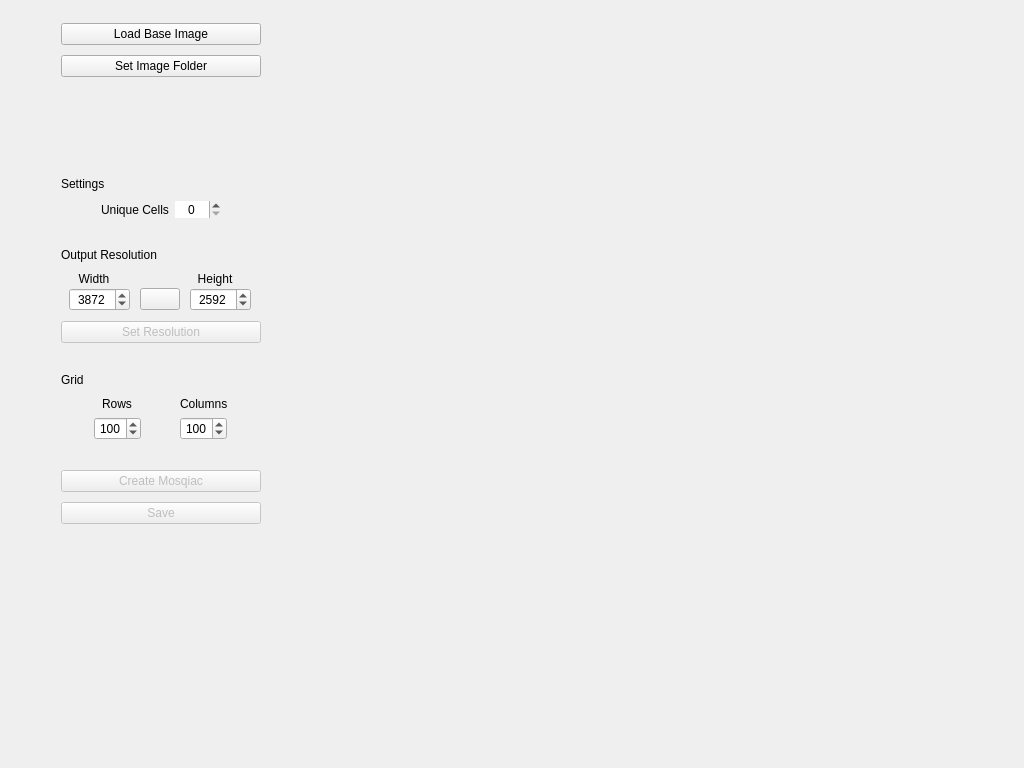
<?xml version="1.0" encoding="UTF-8"?>
<ui version="4.0">
 <class>MainWindow</class>
 <widget class="QMainWindow" name="MainWindow">
  <property name="geometry">
   <rect>
    <x>0</x>
    <y>0</y>
    <width>1024</width>
    <height>768</height>
   </rect>
  </property>
  <property name="windowTitle">
   <string>Image Mosaic Wall</string>
  </property>
  <widget class="QWidget" name="centralWidget">
   <layout class="QHBoxLayout" name="horizontalLayout_2">
    <item>
     <layout class="QHBoxLayout" name="horizontalLayout" stretch="0,0">
      <property name="spacing">
       <number>0</number>
      </property>
      <property name="sizeConstraint">
       <enum>QLayout::SetDefaultConstraint</enum>
      </property>
      <item>
       <widget class="QFrame" name="frame">
        <property name="sizePolicy">
         <sizepolicy hsizetype="Preferred" vsizetype="Preferred">
          <horstretch>0</horstretch>
          <verstretch>0</verstretch>
         </sizepolicy>
        </property>
        <property name="minimumSize">
         <size>
          <width>300</width>
          <height>0</height>
         </size>
        </property>
        <property name="maximumSize">
         <size>
          <width>300</width>
          <height>16777215</height>
         </size>
        </property>
        <property name="baseSize">
         <size>
          <width>0</width>
          <height>0</height>
         </size>
        </property>
        <property name="frameShape">
         <enum>QFrame::NoFrame</enum>
        </property>
        <property name="frameShadow">
         <enum>QFrame::Plain</enum>
        </property>
        <layout class="QGridLayout" name="gridLayout">
         <property name="leftMargin">
          <number>0</number>
         </property>
         <property name="topMargin">
          <number>0</number>
         </property>
         <property name="rightMargin">
          <number>0</number>
         </property>
         <property name="bottomMargin">
          <number>0</number>
         </property>
         <property name="spacing">
          <number>0</number>
         </property>
         <item row="0" column="0">
          <layout class="QVBoxLayout" name="verticalLayout" stretch="0,0,0,0,0,0,0,0,0,0,0,0,0,0,0,0,0">
           <property name="spacing">
            <number>10</number>
           </property>
           <property name="leftMargin">
            <number>12</number>
           </property>
           <property name="topMargin">
            <number>12</number>
           </property>
           <property name="rightMargin">
            <number>12</number>
           </property>
           <item alignment="Qt::AlignHCenter">
            <widget class="QPushButton" name="btnLoad">
             <property name="minimumSize">
              <size>
               <width>200</width>
               <height>0</height>
              </size>
             </property>
             <property name="maximumSize">
              <size>
               <width>200</width>
               <height>16777215</height>
              </size>
             </property>
             <property name="text">
              <string>Load Base Image</string>
             </property>
             <property name="icon">
              <iconset resource="assets.qrc">
               <normaloff>:/icons/assets/base_image.png</normaloff>:/icons/assets/base_image.png</iconset>
             </property>
             <property name="iconSize">
              <size>
               <width>32</width>
               <height>32</height>
              </size>
             </property>
             <property name="flat">
              <bool>false</bool>
             </property>
            </widget>
           </item>
           <item alignment="Qt::AlignHCenter">
            <widget class="QPushButton" name="btnSetImageFolder">
             <property name="minimumSize">
              <size>
               <width>200</width>
               <height>0</height>
              </size>
             </property>
             <property name="maximumSize">
              <size>
               <width>200</width>
               <height>16777215</height>
              </size>
             </property>
             <property name="text">
              <string>Set Image Folder</string>
             </property>
             <property name="icon">
              <iconset resource="assets.qrc">
               <normaloff>:/icons/assets/images_folder.png</normaloff>:/icons/assets/images_folder.png</iconset>
             </property>
             <property name="iconSize">
              <size>
               <width>32</width>
               <height>32</height>
              </size>
             </property>
             <property name="checkable">
              <bool>false</bool>
             </property>
             <property name="flat">
              <bool>false</bool>
             </property>
            </widget>
           </item>
           <item>
            <widget class="QLabel" name="lblStatus">
             <property name="sizePolicy">
              <sizepolicy hsizetype="Preferred" vsizetype="Preferred">
               <horstretch>0</horstretch>
               <verstretch>0</verstretch>
              </sizepolicy>
             </property>
             <property name="minimumSize">
              <size>
               <width>0</width>
               <height>80</height>
              </size>
             </property>
             <property name="text">
              <string/>
             </property>
             <property name="alignment">
              <set>Qt::AlignLeading|Qt::AlignLeft|Qt::AlignVCenter</set>
             </property>
             <property name="wordWrap">
              <bool>true</bool>
             </property>
            </widget>
           </item>
           <item>
            <widget class="QLabel" name="lblSettings">
             <property name="sizePolicy">
              <sizepolicy hsizetype="Minimum" vsizetype="Fixed">
               <horstretch>0</horstretch>
               <verstretch>0</verstretch>
              </sizepolicy>
             </property>
             <property name="text">
              <string>Settings</string>
             </property>
             <property name="alignment">
              <set>Qt::AlignLeading|Qt::AlignLeft|Qt::AlignTop</set>
             </property>
            </widget>
           </item>
           <item>
            <layout class="QHBoxLayout" name="horizontalLayout_7">
             <property name="leftMargin">
              <number>40</number>
             </property>
             <property name="rightMargin">
              <number>40</number>
             </property>
             <item alignment="Qt::AlignLeft">
              <widget class="QLabel" name="label_9">
               <property name="text">
                <string>Unique Cells</string>
               </property>
              </widget>
             </item>
             <item>
              <widget class="QSpinBox" name="sbHistory">
               <property name="frame">
                <bool>false</bool>
               </property>
               <property name="alignment">
                <set>Qt::AlignCenter</set>
               </property>
               <property name="buttonSymbols">
                <enum>QAbstractSpinBox::UpDownArrows</enum>
               </property>
               <property name="maximum">
                <number>20</number>
               </property>
              </widget>
             </item>
            </layout>
           </item>
           <item>
            <spacer name="verticalSpacer_2">
             <property name="orientation">
              <enum>Qt::Vertical</enum>
             </property>
             <property name="sizeType">
              <enum>QSizePolicy::Fixed</enum>
             </property>
             <property name="sizeHint" stdset="0">
              <size>
               <width>20</width>
               <height>20</height>
              </size>
             </property>
            </spacer>
           </item>
           <item>
            <widget class="QLabel" name="lblOutputResolution">
             <property name="toolTip">
              <string>Resolution of the output image</string>
             </property>
             <property name="text">
              <string>Output Resolution</string>
             </property>
             <property name="alignment">
              <set>Qt::AlignLeading|Qt::AlignLeft|Qt::AlignVCenter</set>
             </property>
             <property name="margin">
              <number>0</number>
             </property>
            </widget>
           </item>
           <item>
            <layout class="QGridLayout" name="gridLayout_2" columnstretch="1,1,1" columnminimumwidth="0,0,0">
             <property name="spacing">
              <number>2</number>
             </property>
             <item row="0" column="0">
              <widget class="QLabel" name="label_7">
               <property name="sizePolicy">
                <sizepolicy hsizetype="Fixed" vsizetype="Preferred">
                 <horstretch>0</horstretch>
                 <verstretch>0</verstretch>
                </sizepolicy>
               </property>
               <property name="minimumSize">
                <size>
                 <width>50</width>
                 <height>0</height>
                </size>
               </property>
               <property name="text">
                <string>Width</string>
               </property>
               <property name="alignment">
                <set>Qt::AlignCenter</set>
               </property>
              </widget>
             </item>
             <item row="1" column="0">
              <widget class="QSpinBox" name="sbWidth">
               <property name="wrapping">
                <bool>false</bool>
               </property>
               <property name="alignment">
                <set>Qt::AlignCenter</set>
               </property>
               <property name="minimum">
                <number>1</number>
               </property>
               <property name="maximum">
                <number>16512</number>
               </property>
               <property name="value">
                <number>3872</number>
               </property>
              </widget>
             </item>
             <item row="0" column="2">
              <widget class="QLabel" name="label_8">
               <property name="sizePolicy">
                <sizepolicy hsizetype="Fixed" vsizetype="Preferred">
                 <horstretch>0</horstretch>
                 <verstretch>0</verstretch>
                </sizepolicy>
               </property>
               <property name="minimumSize">
                <size>
                 <width>50</width>
                 <height>0</height>
                </size>
               </property>
               <property name="baseSize">
                <size>
                 <width>100</width>
                 <height>0</height>
                </size>
               </property>
               <property name="text">
                <string>Height</string>
               </property>
               <property name="alignment">
                <set>Qt::AlignCenter</set>
               </property>
              </widget>
             </item>
             <item row="1" column="2">
              <widget class="QSpinBox" name="sbHeight">
               <property name="alignment">
                <set>Qt::AlignCenter</set>
               </property>
               <property name="maximum">
                <number>16512</number>
               </property>
               <property name="value">
                <number>2592</number>
               </property>
              </widget>
             </item>
             <item row="1" column="1">
              <widget class="QPushButton" name="btnLockRatio">
               <property name="sizePolicy">
                <sizepolicy hsizetype="Fixed" vsizetype="Fixed">
                 <horstretch>0</horstretch>
                 <verstretch>0</verstretch>
                </sizepolicy>
               </property>
               <property name="text">
                <string/>
               </property>
               <property name="icon">
                <iconset resource="assets.qrc">
                 <normaloff>:/icons/assets/opened.png</normaloff>:/icons/assets/opened.png</iconset>
               </property>
               <property name="iconSize">
                <size>
                 <width>24</width>
                 <height>16</height>
                </size>
               </property>
               <property name="checkable">
                <bool>true</bool>
               </property>
               <property name="checked">
                <bool>false</bool>
               </property>
               <property name="default">
                <bool>false</bool>
               </property>
               <property name="flat">
                <bool>false</bool>
               </property>
              </widget>
             </item>
            </layout>
           </item>
           <item>
            <layout class="QHBoxLayout" name="horizontalLayout_5"/>
           </item>
           <item alignment="Qt::AlignHCenter">
            <widget class="QPushButton" name="btnSetResolution">
             <property name="enabled">
              <bool>false</bool>
             </property>
             <property name="minimumSize">
              <size>
               <width>200</width>
               <height>0</height>
              </size>
             </property>
             <property name="maximumSize">
              <size>
               <width>200</width>
               <height>16777215</height>
              </size>
             </property>
             <property name="text">
              <string>Set Resolution</string>
             </property>
             <property name="icon">
              <iconset resource="assets.qrc">
               <normaloff>:/icons/assets/resolution.png</normaloff>:/icons/assets/resolution.png</iconset>
             </property>
             <property name="iconSize">
              <size>
               <width>32</width>
               <height>32</height>
              </size>
             </property>
             <property name="flat">
              <bool>false</bool>
             </property>
            </widget>
           </item>
           <item>
            <spacer name="verticalSpacer_3">
             <property name="orientation">
              <enum>Qt::Vertical</enum>
             </property>
             <property name="sizeType">
              <enum>QSizePolicy::Fixed</enum>
             </property>
             <property name="sizeHint" stdset="0">
              <size>
               <width>20</width>
               <height>20</height>
              </size>
             </property>
            </spacer>
           </item>
           <item>
            <widget class="QLabel" name="lblGrid">
             <property name="toolTip">
              <string>Defines how ofte the image is devided in rows and columns</string>
             </property>
             <property name="text">
              <string>Grid </string>
             </property>
             <property name="alignment">
              <set>Qt::AlignLeading|Qt::AlignLeft|Qt::AlignVCenter</set>
             </property>
            </widget>
           </item>
           <item>
            <layout class="QGridLayout" name="gridLayout_4">
             <item row="0" column="0" alignment="Qt::AlignHCenter">
              <widget class="QLabel" name="label_3">
               <property name="text">
                <string>Rows</string>
               </property>
              </widget>
             </item>
             <item row="1" column="0">
              <widget class="QSpinBox" name="sbRows">
               <property name="sizePolicy">
                <sizepolicy hsizetype="Fixed" vsizetype="Fixed">
                 <horstretch>0</horstretch>
                 <verstretch>0</verstretch>
                </sizepolicy>
               </property>
               <property name="minimumSize">
                <size>
                 <width>0</width>
                 <height>0</height>
                </size>
               </property>
               <property name="alignment">
                <set>Qt::AlignCenter</set>
               </property>
               <property name="minimum">
                <number>10</number>
               </property>
               <property name="maximum">
                <number>500</number>
               </property>
               <property name="value">
                <number>100</number>
               </property>
              </widget>
             </item>
             <item row="1" column="1">
              <widget class="QSpinBox" name="sbCols">
               <property name="sizePolicy">
                <sizepolicy hsizetype="Fixed" vsizetype="Fixed">
                 <horstretch>0</horstretch>
                 <verstretch>0</verstretch>
                </sizepolicy>
               </property>
               <property name="alignment">
                <set>Qt::AlignCenter</set>
               </property>
               <property name="buttonSymbols">
                <enum>QAbstractSpinBox::UpDownArrows</enum>
               </property>
               <property name="minimum">
                <number>10</number>
               </property>
               <property name="maximum">
                <number>500</number>
               </property>
               <property name="value">
                <number>100</number>
               </property>
              </widget>
             </item>
             <item row="0" column="1" alignment="Qt::AlignHCenter">
              <widget class="QLabel" name="label_4">
               <property name="text">
                <string>Columns</string>
               </property>
              </widget>
             </item>
            </layout>
           </item>
           <item>
            <spacer name="verticalSpacer_4">
             <property name="orientation">
              <enum>Qt::Vertical</enum>
             </property>
             <property name="sizeType">
              <enum>QSizePolicy::Fixed</enum>
             </property>
             <property name="sizeHint" stdset="0">
              <size>
               <width>20</width>
               <height>20</height>
              </size>
             </property>
            </spacer>
           </item>
           <item alignment="Qt::AlignHCenter">
            <widget class="QPushButton" name="btnGenerate">
             <property name="enabled">
              <bool>false</bool>
             </property>
             <property name="minimumSize">
              <size>
               <width>200</width>
               <height>0</height>
              </size>
             </property>
             <property name="maximumSize">
              <size>
               <width>200</width>
               <height>16777215</height>
              </size>
             </property>
             <property name="text">
              <string>Create Mosqiac</string>
             </property>
             <property name="icon">
              <iconset resource="assets.qrc">
               <normaloff>:/icons/assets/generate.png</normaloff>:/icons/assets/generate.png</iconset>
             </property>
             <property name="iconSize">
              <size>
               <width>32</width>
               <height>32</height>
              </size>
             </property>
             <property name="flat">
              <bool>false</bool>
             </property>
            </widget>
           </item>
           <item alignment="Qt::AlignHCenter">
            <widget class="QPushButton" name="btnSave">
             <property name="enabled">
              <bool>false</bool>
             </property>
             <property name="minimumSize">
              <size>
               <width>200</width>
               <height>0</height>
              </size>
             </property>
             <property name="maximumSize">
              <size>
               <width>200</width>
               <height>16777215</height>
              </size>
             </property>
             <property name="text">
              <string>Save</string>
             </property>
             <property name="icon">
              <iconset resource="assets.qrc">
               <normaloff>:/icons/assets/download.png</normaloff>:/icons/assets/download.png</iconset>
             </property>
             <property name="iconSize">
              <size>
               <width>32</width>
               <height>32</height>
              </size>
             </property>
             <property name="flat">
              <bool>false</bool>
             </property>
            </widget>
           </item>
           <item>
            <spacer name="verticalSpacer">
             <property name="orientation">
              <enum>Qt::Vertical</enum>
             </property>
             <property name="sizeHint" stdset="0">
              <size>
               <width>20</width>
               <height>40</height>
              </size>
             </property>
            </spacer>
           </item>
          </layout>
         </item>
        </layout>
       </widget>
      </item>
      <item>
       <widget class="QWidget" name="wImageContainer" native="true">
        <layout class="QHBoxLayout" name="horizontalLayout_4">
         <property name="spacing">
          <number>0</number>
         </property>
         <property name="leftMargin">
          <number>0</number>
         </property>
         <property name="topMargin">
          <number>0</number>
         </property>
         <property name="rightMargin">
          <number>0</number>
         </property>
         <property name="bottomMargin">
          <number>0</number>
         </property>
        </layout>
       </widget>
      </item>
     </layout>
    </item>
   </layout>
  </widget>
 </widget>
 <layoutdefault spacing="6" margin="11"/>
 <resources>
  <include location="assets.qrc"/>
 </resources>
 <connections/>
</ui>
